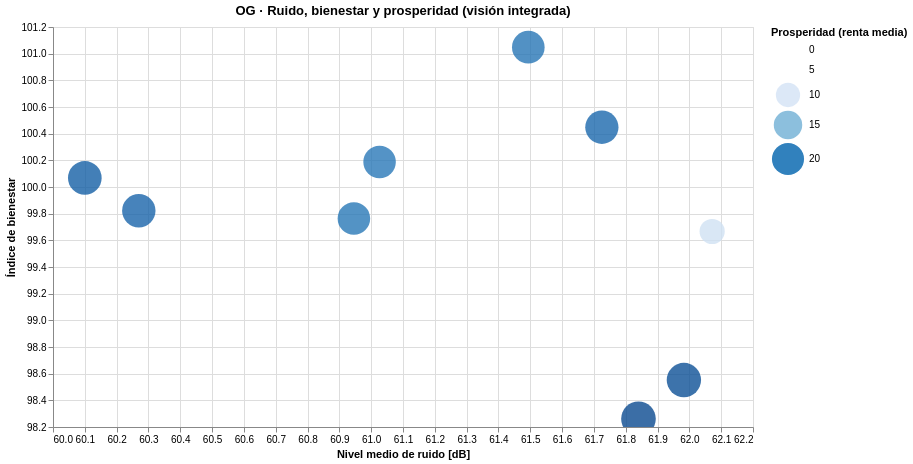

Notebook source saved alongside this figure:
### Markdown cell above
OG‑04 · Síntesis global: ruido, bienestar y prosperidad (España)
🎯 Qué responde
¿Cómo se relaciona el ruido con indicadores agregados de bienestar y desarrollo?
📊 Tipo
Scatter + tamaño (visión integrada)
🧠 Justificación

Conecta OG con OS02 y OS03
Da visión macro
Ideal como cierre del proyecto

📁 Datos

Ruido agregado (df_02)
Indicadores agregados (OS02 / OS03)
* calculamos df_og_integrado  es un dataset sintético, creado solo para el Objetivo Global, que integra por año:
Ruido medio anual
Indicador agregado de bienestar
Indicador agregado de prosperidad

### Code cell
# =========================================================
# 1. RUIDO MEDIO ANUAL (Madrid / conjunto disponible)
# =========================================================
df_ruido_og = (
    df_02_cont_acustic
    .dropna(subset=["laeq"])
    .groupby("year", as_index=False)
    .agg(
        ruido_medio=("laeq", "mean")
    )
)

# =========================================================
# 2. BIENESTAR AGREGADO (Total Nacional)
# =========================================================
df_bienestar_og = (
    df_07_Q_vida
    .query("CCAA == 'Total Nacional'")
    .drop(columns=["CCAA"])
    .melt(var_name="year", value_name="indice_bienestar")
)

df_bienestar_og["year"] = df_bienestar_og["year"].astype(int)

# =========================================================
# 3. PROSPERIDAD (RENTA MEDIA AGREGADA)
# =========================================================
df_prosperidad_og = (
    df_09_renta
    .rename(columns={"periodo": "year"})
    .groupby("year", as_index=False)
    .agg(
        indicador_prosperidad=("renta_media", "mean")
    )
)

# =========================================================
# 4. DATASET INTEGRADO OG
# =========================================================
df_og_integrado = (
    df_ruido_og
    .merge(df_bienestar_og, on="year", how="inner")
    .merge(df_prosperidad_og, on="year", how="inner")
)

# =========================================================
# 5. VISUALIZACIÓN OG‑04 (SCATTER INTERACTIVO)
# =========================================================
scatter_og_04 = (
    alt.Chart(df_og_integrado)
    .mark_circle(opacity=0.8)
    .encode(
        x=alt.X(
            "ruido_medio:Q",
            title="Nivel medio de ruido [dB]",
            scale=alt.Scale(zero=False)
        ),
        y=alt.Y(
            "indice_bienestar:Q",
            title="Índice de bienestar",
            scale=alt.Scale(zero=False)
        ),
        size=alt.Size(
            "indicador_prosperidad:Q",
            title="Prosperidad (renta media)",
            scale=alt.Scale(range=[150, 1200])
        ),
        color=alt.Color(
            "indicador_prosperidad:Q",
            title="Prosperidad (renta media)",
            scale=alt.Scale(scheme="blues"),
            legend=alt.Legend(orient="right")
        ),
        tooltip=[
            alt.Tooltip("year:O", title="Año"),
            alt.Tooltip("ruido_medio:Q", title="Ruido medio", format=".1f"),
            alt.Tooltip("indice_bienestar:Q", title="Bienestar", format=".2f"),
            alt.Tooltip("indicador_prosperidad:Q", title="Prosperidad", format=".1f")
        ]
    )
    .interactive()
    .properties(
        width=700,
        height=400,
        title="OG · Ruido, bienestar y prosperidad (visión integrada)"
    )
)

scatter_og_04

### Figure 1 — Vega-Lite specification as saved in the notebook (floating-point values rounded to 4 significant figures)
{"$schema": "https://vega.github.io/schema/vega-lite/v5.20.1.json", "config": {"view": {"continuousHeight": 300, "continuousWidth": 300}}, "data": {"name": "data-5a851730b4e302d0607dbe3b11dc8f9b"}, "datasets": {"data-5a851730b4e302d0607dbe3b11dc8f9b": [{"indicador_prosperidad": 23.83, "indice_bienestar": 98.26, "ruido_medio": 61.84, "year": 2015}, {"indicador_prosperidad": 23.36, "indice_bienestar": 98.55, "ruido_medio": 61.98, "year": 2016}, {"indicador_prosperidad": 10.98, "indice_bienestar": 99.67, "ruido_medio": 62.07, "year": 2017}, {"indicador_prosperidad": 21.73, "indice_bienestar": 100.4, "ruido_medio": 61.73, "year": 2018}, {"indicador_prosperidad": 20.75, "indice_bienestar": 101.0, "ruido_medio": 61.49, "year": 2019}, {"indicador_prosperidad": 22.36, "indice_bienestar": 100.1, "ruido_medio": 60.1, "year": 2020}, {"indicador_prosperidad": 21.94, "indice_bienestar": 99.82, "ruido_medio": 60.27, "year": 2021}, {"indicador_prosperidad": 20.53, "indice_bienestar": 100.2, "ruido_medio": 61.03, "year": 2022}, {"indicador_prosperidad": 20.62, "indice_bienestar": 99.76, "ruido_medio": 60.95, "year": 2023}]}, "encoding": {"color": {"field": "indicador_prosperidad", "legend": {"orient": "right"}, "scale": {"scheme": "blues"}, "title": "Prosperidad (renta media)", "type": "quantitative"}, "size": {"field": "indicador_prosperidad", "scale": {"range": [150, 1200]}, "title": "Prosperidad (renta media)", "type": "quantitative"}, "tooltip": [{"field": "year", "title": "Año", "type": "ordinal"}, {"field": "ruido_medio", "format": ".1f", "title": "Ruido medio", "type": "quantitative"}, {"field": "indice_bienestar", "format": ".2f", "title": "Bienestar", "type": "quantitative"}, {"field": "indicador_prosperidad", "format": ".1f", "title": "Prosperidad", "type": "quantitative"}], "x": {"field": "ruido_medio", "scale": {"zero": false}, "title": "Nivel medio de ruido [dB]", "type": "quantitative"}, "y": {"field": "indice_bienestar", "scale": {"zero": false}, "title": "Índice de bienestar", "type": "quantitative"}}, "height": 400, "mark": {"opacity": 0.8, "type": "circle"}, "params": [{"bind": "scales", "name": "param_2", "select": {"encodings": ["x", "y"], "type": "interval"}}], "title": "OG · Ruido, bienestar y prosperidad (visión integrada)", "width": 700}
